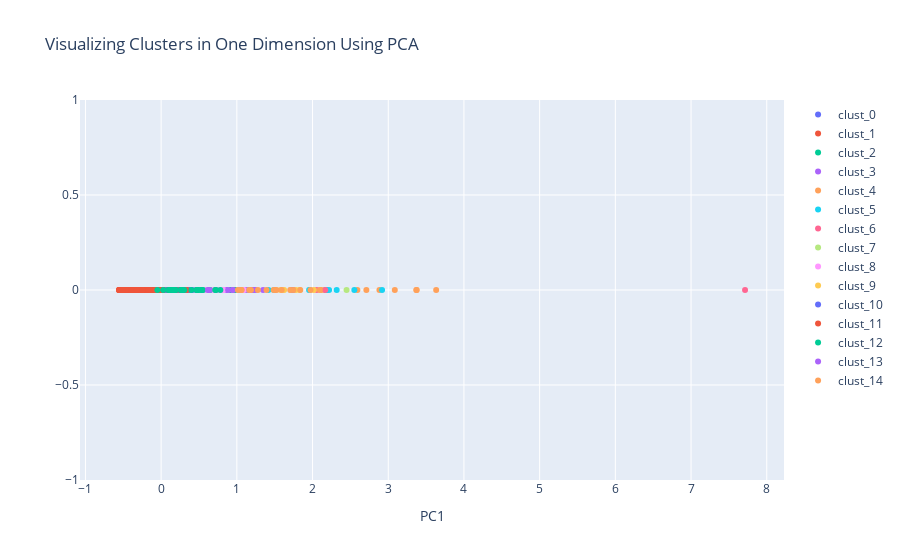

Here is the notebook cell this chart was saved with:
### Code cell
# Plotting 1D PCA
data = []
for i in range(n_clusters):
    cluster = cluster_list[i]
    data.append(go.Scatter(
                    x = cluster[1]["PC1_1d"],
                    y = cluster[1]["dummy"],
                    mode = "markers",
                    name = cluster[0],
                    text = None))

title = "Visualizing Clusters in One Dimension Using PCA"

layout = dict(title = title,
              xaxis= dict(title= 'PC1',ticklen= 5,zeroline= False),
              yaxis= dict(title= '',ticklen= 5,zeroline= False)
             )

fig = dict(data = data, layout = layout)

iplot(fig)

### Figure 1 — Plotly figure (JSON) as saved in the notebook; plotly's stock layout.template omitted (floating-point values rounded to 4 significant figures; data arrays with more than 128 entries replaced by an {"elided": "..."} marker saying what was removed)
{"data": [{"mode": "markers", "name": "clust_0", "type": "scatter", "x": [0.4944, 0.1266, -0.04669, 0.3288, 0.5421, 0.2191, 0.1762, 0.2976, -0.03276, 0.3263, 0.5002, -0.08009, 0.1758, 0.4057, -0.05214, 0.2604, 0.2441, -0.002487, 0.4005, -0.1478, 0.2669, 0.08952, -0.2428, -0.2203, -0.1076, 0.02412, 0.0013, 0.2501, 0.2464, -0.2106], "y": [0, 0, 0, 0, 0, 0, 0, 0, 0, 0, 0, 0, 0, 0, 0, 0, 0, 0, 0, 0, 0, 0, 0, 0, 0, 0, 0, 0, 0, 0]}, {"mode": "markers", "name": "clust_1", "type": "scatter", "x": [1.078, 0.24, 0.7067, 0.6364, 1.014, 0.1094, -0.04013, 0.4721, 1.019, 0.4745, 0.7483, 0.6017, 0.7277, 0.186, 0.121, 0.1361, 0.2884, 0.613, 0.2753, 0.8301, 0.8221, 0.8081, 0.2497, 0.5404], "y": [0, 0, 0, 0, 0, 0, 0, 0, 0, 0, 0, 0, 0, 0, 0, 0, 0, 0, 0, 0, 0, 0, 0, 0]}, {"mode": "markers", "name": "clust_2", "type": "scatter", "x": {"elided": "149 float values"}, "y": {"elided": "149 int values"}}, {"mode": "markers", "name": "clust_3", "type": "scatter", "x": [0.4619, 0.4123, 0.7628, 0.8027, 0.5608, 0.5882, 0.537, 0.8629, 0.6865, 0.7638, 0.4035, 1.118, 1.033, 1.081, 1.172, 1.247, 0.5741, 0.3914, 1.081, 0.6122, 0.7416, 0.7219, 0.7898, 0.8489, 0.7649, 0.3756, 0.7681, 1.122, 1.11, 0.6606, 1.108, 0.6305, 0.4029, 0.693, 0.6638, 0.938], "y": [0, 0, 0, 0, 0, 0, 0, 0, 0, 0, 0, 0, 0, 0, 0, 0, 0, 0, 0, 0, 0, 0, 0, 0, 0, 0, 0, 0, 0, 0, 0, 0, 0, 0, 0, 0]}, {"mode": "markers", "name": "clust_4", "type": "scatter", "x": [2.166, 2.592, 3.371, 2.711, 3.376, 3.633, 2.117, 3.086, 2.884], "y": [0, 0, 0, 0, 0, 0, 0, 0, 0]}, {"mode": "markers", "name": "clust_5", "type": "scatter", "x": [2.319, 2.918, 2.192, 2.18, 1.965, 1.954, 1.733, 1.418, 2.552, 1.491, 2.218, 1.717], "y": [0, 0, 0, 0, 0, 0, 0, 0, 0, 0, 0, 0]}, {"mode": "markers", "name": "clust_6", "type": "scatter", "x": [7.713, 2.167, 2.056], "y": [0, 0, 0]}, {"mode": "markers", "name": "clust_7", "type": "scatter", "x": [0.6143, 1.041, 0.9169, 1.729, 0.9779, 2.449, 1.072, 1.158, 1.012, 0.5945, 0.6992, 0.7045], "y": [0, 0, 0, 0, 0, 0, 0, 0, 0, 0, 0, 0]}, {"mode": "markers", "name": "clust_8", "type": "scatter", "x": [0.7954, 0.8131, 0.9691, 0.535, 0.5087, 0.3521, 0.583, 0.6582, 0.6126, 0.5661, 0.297, 0.3861, 0.7831, 0.2855, 1.081, 0.5044, 0.6563, 0.7515, 0.725, 0.9375, 0.3893, 0.7554, 0.3254, 0.6931, 0.2032, 0.3941, 0.166, 0.3995, 0.491, 0.7288, 0.5854, 0.3115, 0.3463, 0.2602, 0.3933, 0.596, 1.071, 0.7762, 0.323, 0.6399, 0.8267, 0.1939, 1.094, 0.1948, 0.339, 0.4648, 0.4353, 0.4481, 0.1155], "y": [0, 0, 0, 0, 0, 0, 0, 0, 0, 0, 0, 0, 0, 0, 0, 0, 0, 0, 0, 0, 0, 0, 0, 0, 0, 0, 0, 0, 0, 0, 0, 0, 0, 0, 0, 0, 0, 0, 0, 0, 0, 0, 0, 0, 0, 0, 0, 0, 0]}, {"mode": "markers", "name": "clust_9", "type": "scatter", "x": [1.624, 1.716, 2.017, 1.779, 1.579, 1.83], "y": [0, 0, 0, 0, 0, 0]}, {"mode": "markers", "name": "clust_10", "type": "scatter", "x": [0.09733, 0.01731, -0.06552, 0.2885, 0.0608, -0.1141, -0.01502, -0.04008, 0.326, -0.1411, -0.1347, -0.2338, 0.1381, -0.07243, 0.1498, 0.08105, 0.03508, 0.1743, 0.03622, -0.06477, 0.07277, 0.3675, 0.3858, 0.2241, 0.3543, 0.176, 0.1149, 0.05071, -0.05983, 0.03548, 0.2113, 0.1659, -0.05724, 0.1764, -0.0436, 0.3491, 0.04879, 0.3297, 0.3125, 0.2928, -0.02227, 0.3287, -0.1343, -0.07663, 0.2245, 0.3013, -0.2256, 0.07612, 0.2393, 0.2181, 0.05357, 0.03869, 0.1493, 0.02624, 0.1565, 0.2884, 0.4104, 0.1503], "y": [0, 0, 0, 0, 0, 0, 0, 0, 0, 0, 0, 0, 0, 0, 0, 0, 0, 0, 0, 0, 0, 0, 0, 0, 0, 0, 0, 0, 0, 0, 0, 0, 0, 0, 0, 0, 0, 0, 0, 0, 0, 0, 0, 0, 0, 0, 0, 0, 0, 0, 0, 0, 0, 0, 0, 0, 0, 0]}, {"mode": "markers", "name": "clust_11", "type": "scatter", "x": {"elided": "499 float values"}, "y": {"elided": "499 int values"}}, {"mode": "markers", "name": "clust_12", "type": "scatter", "x": [0.5282, -0.04972, 0.1308, 0.1835, 0.166, 0.3998, 0.2616, 0.7155, 0.09567, 0.2735, 0.7235, 0.5357, 0.4671, 0.7821, 0.5531, 0.02815, 0.4922, 0.4679, 0.9728, 0.9306, 0.4827, 0.1123, 0.3053, 0.1926, 0.1489, 0.6424, 0.1602, 0.9227, 0.2596], "y": [0, 0, 0, 0, 0, 0, 0, 0, 0, 0, 0, 0, 0, 0, 0, 0, 0, 0, 0, 0, 0, 0, 0, 0, 0, 0, 0, 0, 0]}, {"mode": "markers", "name": "clust_13", "type": "scatter", "x": [0.6366, 0.9415, 0.6185, 0.8845, 1.165, 1.346, 1.738, 1.039, 0.9486, 1.212, 1.229], "y": [0, 0, 0, 0, 0, 0, 0, 0, 0, 0, 0]}, {"mode": "markers", "name": "clust_14", "type": "scatter", "x": [1.973, 1.747, 1.061, 1.705, 1.508, 1.061, 1.524, 1.391, 2.095, 1.187, 1.165, 1.278, 1.487, 1.015, 1.838, 1.593], "y": [0, 0, 0, 0, 0, 0, 0, 0, 0, 0, 0, 0, 0, 0, 0, 0]}], "layout": {"title": {"text": "Visualizing Clusters in One Dimension Using PCA"}, "xaxis": {"ticklen": 5, "title": {"text": "PC1"}, "zeroline": false}, "yaxis": {"ticklen": 5, "title": {"text": ""}, "zeroline": false}}}
